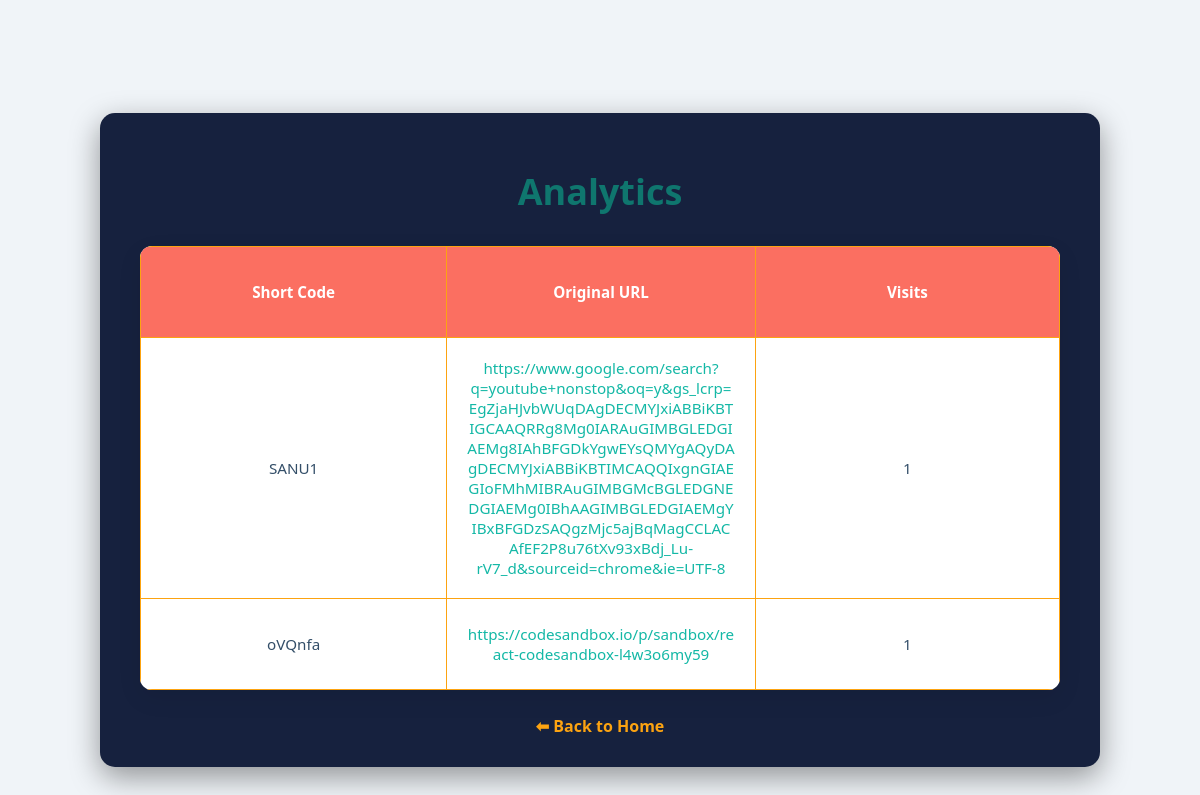
The app's page /analytics with its own data.
### app.py (models this page shows)
class URLMap(db.Model):
    id = db.Column(db.Integer, primary_key=True)
    original_url = db.Column(db.String(2048), nullable=False)
    short_code = db.Column(db.String(20), unique=True, nullable=False)
    visits = db.Column(db.Integer, default=0)

### app.py (the view)
@app.route('/analytics')
def analytics():
    urls = URLMap.query.all()
    return render_template('analytics.html', urls=urls)

### templates/analytics.html (shortened to what this page needs)
<!DOCTYPE html>
<html lang="en">
<head>
  <link rel="stylesheet" href="{{ url_for('static', filename='style.css') }}">
</head>
<body>
  <div class="container">
    <h1>Analytics</h1>
    <table>
      <thead>
        <tr>
          <th>Short Code</th>
          <th>Original URL</th>
          <th>Visits</th>
        </tr>
      </thead>
      <tbody>
        {% for url in urls %}
          <tr>
            <td>{{ url.short_code }}</td>
            <td><a href="{{ url.original_url }}" target="_blank">{{ url.original_url }}</a></td>
            <td>{{ url.visits }}</td>
          </tr>
        {% endfor %}
      </tbody>
    </table>
    <div class="analytics-link">
      <a href="{{ url_for('index') }}">⬅ Back to Home</a>
    </div>
  </div>
</body>
</html>

### static/style.css (style rules this page uses)
body { background: #1a1a2e; color: #eaeaea; font-family: 'Segoe UI', Tahoma, Geneva, Verdana, sans-serif; display: flex; justify-content: center; align-items: center; height: 100vh; margin: 0; }
.container { background: #16213e; padding: 30px 40px; border-radius: 15px; box-shadow: 0 10px 30px rgba(0,0,0,0.4); width: 1200px; max-width: 100vw; text-align: center; }
h1 { margin-bottom: 25px; color: #fca311; }
.analytics-link { margin-top: 25px; }
.analytics-link a { color: #fca311; text-decoration: none; font-weight: 600; font-size: 1rem; }
table { width: 100%; border-collapse: collapse; margin-top: 15px; }
table th, table td { border: 1px solid #fca311; padding: 20px; width: 5%; text-align: center; height: 50px; font-size: 0.95rem; word-break: break-word; }

### templates/analytics.html (style rules this page uses)
body { font-family: 'Segoe UI', Tahoma, Geneva, Verdana, sans-serif; background: #f0f4f8; margin: 0; padding: 40px 20px; max-width: 1000px; margin-left: auto; margin-right: auto; color: #334e68; }
h1 { text-align: center; color: #0f766e; font-size: 2.25rem; margin-bottom: 30px; }
table { width: 100%; border-collapse: collapse; background: white; box-shadow: 0 8px 24px rgba(0, 0, 0, 0.08); border-radius: 12px; overflow: hidden; }
th, td { padding: 16px 22px; text-align: left; border-bottom: 1px solid #d9e2ec; font-size: 15px; }
th { background-color: #fb6f61; color: white; font-weight: 600; user-select: none; cursor: pointer; position: relative; }
a { color: #14b8a6; text-decoration: none; font-weight: 500; }

### records on screen
URLMap: short_code "SANU1", original_url "https://www.google.com/search?q=youtube+nonstop&oq=y&gs_lcrp=EgZjaHJvbWUqDAgDECMYJxiABBiKBTIGCAAQRRg8Mg0IARAuGIMBGLEDGIAEMg8IAhBFGDkYgwEYsQMYgAQyDAgDECMYJxiABBiKBTIMCAQQIxgnGIAEGIoFMhMIBRAuGIMBGMcBGLEDGNEDGIAEMg0IBhAAGIMBGLEDGIAEMgYIBxBFGDzSAQgzMjc5ajBqMagCCLACAfEF2P8u76tXv93xBdj_Lu-rV7_d&sourceid=chrome&ie=UTF-8", visits "1"
URLMap: short_code "oVQnfa", original_url "https://codesandbox.io/p/sandbox/react-codesandbox-l4w3o6my59", visits "1"
